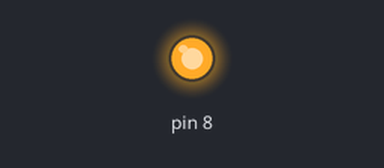
The sketch below on a simulated Arduino Uno, built with avr-gcc and run on an emulated ATmega328P. On the bench: output pins drawn as LEDs (lit = HIGH). No radio packets arrive unless stated.

Above: at 0.1 s.
Timing chart, 0 to 1.6 s (numbered marks = the images above):
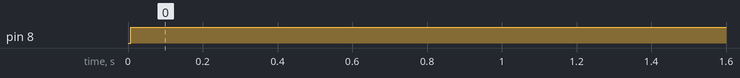

The sketch:

sens_Transmitter_LED_based_standalone.ino
```cpp
// (licence header left out)
/**
   A simple example of sending data from 1 nRF24L01 transceiver to another.

   This example was written to be used on 2 devices acting as "nodes".
   Use the Serial Monitor to change each node's behavior.
*/
#include <SPI.h>
#include "printf.h"
#include "RF24.h"

// instantiate an object for the nRF24L01 transceiver
RF24 radio(9, 10);  // using pin 7 for the CE pin, and pin 8 for the CSN pin

// Let these addresses be used for the pair
uint8_t address[][6] = { "1Node", "2Node" };
// It is very helpful to think of an address as a path instead of as
// an identifying device destination

// to use different addresses on a pair of radios, we need a variable to
// uniquely identify which address this radio will use to transmit
bool radioNumber = 1;  // 0 uses address[0] to transmit, 1 uses address[1] to transmit

// Used to control whether this node is sending or receiving
bool role = true;  // true = TX role, false = RX role

// For this example, we'll be using a payload containing
// a single float number that will be incremented
// on every successful transmission
float payload = 0.0;

void setup() {
  pinMode(8, OUTPUT);
  //pinMode(4, OUTPUT);


  // initialize the transceiver on the SPI bus
  if (!radio.begin()) {
    while (1) {}  // hold in infinite loop
  }

  radio.setDataRate( RF24_250KBPS );

  // print example's introductory prompt


  // To set the radioNumber via the Serial monitor on startup
  //Serial.println(F("Which radio is this? Enter '0' or '1'. Defaults to '0'"));
  //while (!Serial.available()) {
    // wait for user input
  //}
  char input = 0;
  radioNumber = input == 1;


  // role variable is hardcoded to RX behavior, inform the user of this


  // Set the PA Level low to try preventing power supply related problems
  // because these examples are likely run with nodes in close proximity to
  // each other.
  radio.setPALevel(RF24_PA_HIGH);  // RF24_PA_MAX is default.

  // save on transmission time by setting the radio to only transmit the
  // number of bytes we need to transmit a float
  radio.setPayloadSize(sizeof(payload));  // float datatype occupies 4 bytes

  // set the TX address of the RX node into the TX pipe
  radio.openWritingPipe(address[radioNumber]);  // always uses pipe 0

  // set the RX address of the TX node into a RX pipe
  radio.openReadingPipe(1, address[!radioNumber]);  // using pipe 1

  // additional setup specific to the node's role
  if (role) {
    radio.stopListening();  // put radio in TX mode
  } else {
    radio.startListening();  // put radio in RX mode
  }


  // For debugging info
  // printf_begin();             // needed only once for printing details
  // radio.printDetails();       // (smaller) function that prints raw register values
  // radio.printPrettyDetails(); // (larger) function that prints human readable data

}  // setup

void loop() {


  if (role) {
    // This device is a TX node


    unsigned long start_timer = micros();                // start the timer
    bool report = radio.write(&payload, sizeof(float));  // transmit & save the report
    unsigned long end_timer = micros();                  // end the timer

    if (report) {
      //Serial.print(F("Transmission successful! "));  // payload was delivered
      //Serial.print(F("Time to transmit = "));
      //Serial.print(end_timer - start_timer);  // print the timer result
      //Serial.print(F(" us. Sent: "));
      //Serial.println(payload);  // print payload sent
      payload += 0.01;          // increment float payload
      digitalWrite(8, HIGH);


    } else {
      //Serial.println(F("Transmission failed or timed out"));  // payload was not delivered
      digitalWrite(8, LOW);
    }

    // to make this example readable in the serial monitor
    delay(1000);  // slow transmissions down by 1 second

  } else {
    // This device is a RX node

    uint8_t pipe;
    if (radio.available(&pipe)) {              // is there a payload? get the pipe number that recieved it
      uint8_t bytes = radio.getPayloadSize();  // get the size of the payload
      radio.read(&payload, bytes);             // fetch payload from FIFO
      /*
      Serial.print(F("Received "));
      Serial.print(bytes);  // print the size of the payload
      Serial.print(F(" bytes on pipe "));
      Serial.print(pipe);  // print the pipe number
      Serial.print(F(": "));
      Serial.println(payload);  // print the payload's value
      */
    }
  }  // role
}  // loop
```

Measured:
- by itself, pin 8: LOW → HIGH at 0.01 s
